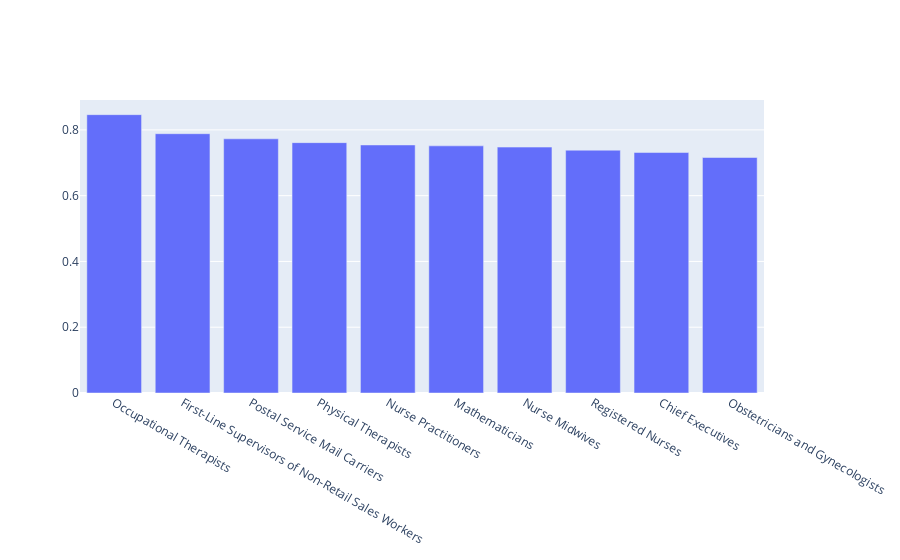

The notebook cell saved with this chart:
### Code cell
distribution(occ_alg2)

### Figure 1 — Plotly figure (JSON) as saved in the notebook; plotly's stock layout.template omitted (floating-point values rounded to 4 significant figures)
{"data": [{"textposition": "auto", "type": "bar", "x": ["Occupational Therapists", "First-Line Supervisors of Non-Retail Sales Workers", "Postal Service Mail Carriers", "Physical Therapists", "Nurse Practitioners", "Mathematicians", "Nurse Midwives", "Registered Nurses", "Chief Executives", "Obstetricians and Gynecologists", "Title Examiners, Abstractors, and Searchers", "Radiologists", "Audiologists", "Anesthesiologists", "Statisticians", "Pediatricians, General", "Drywall and Ceiling Tile Installers", "Dermatologists", "Neurologists", "Dining Room and Cafeteria Attendants and Bartender Helpers", "Special Education Teachers, Middle School", "Surgical Technologists", "First-Line Supervisors of Retail Sales Workers", "Receptionists and Information Clerks", "First-Line Supervisors of Landscaping, Lawn Service, and Groundskeeping Workers", "Payroll and Timekeeping Clerks", "Nursing Assistants", "Ophthalmic Medical Technicians", "Special Education Teachers, Preschool", "Hosts and Hostesses, Restaurant, Lounge, and Coffee Shop"], "y": [0.8464, 0.7885, 0.7729, 0.7613, 0.7542, 0.7515, 0.7477, 0.7383, 0.7312, 0.7161]}], "layout": {"barmode": "stack", "xaxis": {"categoryorder": "total descending"}}}
